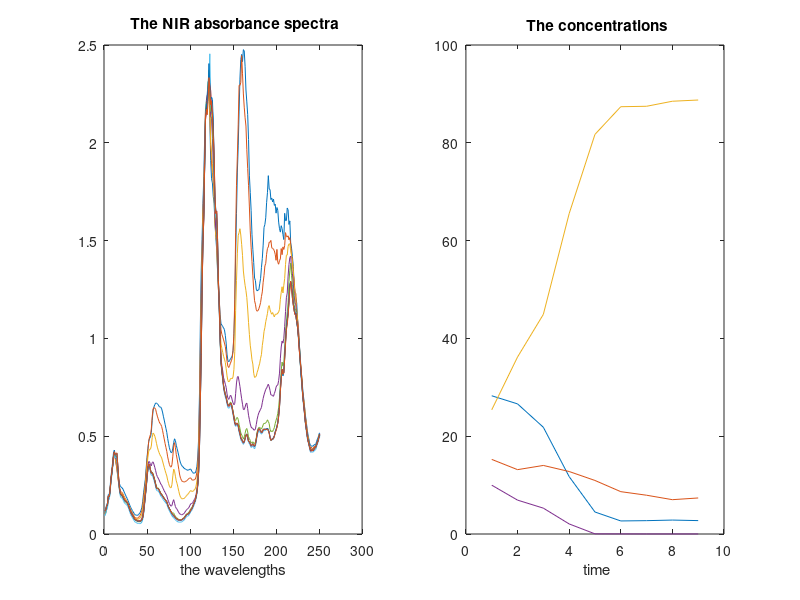

MATLAB code for this plot: (Note: this script raises an error after producing the figure.)
clc
echo on

% keywords: demo
% This is a basic demo on using the PLS algorithm for calibration of
% NIR spectral data. The demonstration data is real, measured from
% three chemical batch reactions, each containing  the same reactants
% with different initial concentrations. Samples of the reactants are
% taken and analysed at nine time points during the reactions. At the
% same instants, the NIR spectra of the reacting liquids are measured.

% The aim here is to be able to calibrate the relationship between
% the spectra and concentrations. Such a calibration enables us to
% calculate the concentrations directly from the measured spectra,
% thus saving further chemical analyses.


pause, clc % press any key to continue ...


% We demonstrate the calibration and prediction of new concentrations
% by modeling the spectra/concentrations relations using two of the
% batch reactions only. The concentrations of the third batch are then
% calculated by the PLS model and compared with the analysed values.

% As a preliminary way of selecting a correct dimension (number of
% principal components) for the PLS model we plot the spectra x of the
% first two batches and the corresponding spectra reconstructed from the
% first (PLS) principal components. For other ways of selecting
% the dimension and further analysis of this case see DEMONIR2.


pause, clc % press any key to continue ...


% First load the data:

% spectra x1 x2 x3 and the respective concentration
% matrices y1 y2 y3

 load nirdemo




% To have a look at our data, let us plot the spectra and
% concentrations of the first batch


pause, clc % press any key to continue ...


           % See the plots in Figure 1
echo off
 subplot(121); plot(1:251,x1,'-');
 title(' The NIR absorbance spectra'), xlabel('the wavelengths')

 time = 1:9;
 subplot(122); plot(time,y1,'-');
 title(' The concentrations'), xlabel(' time')
 pause
 subplot
 clc

echo on


% There are 251 different wavelengths in each spectra -
% rather too much, both for the speed and memory of a PC, and for
% the purpose of calibration. We do a truncation by averaging
% the spectra over 5 adjacent wavelengths
% First form the calibration matrices

%        xx = [x1;x2];    and    yy = [y1;y2];



% then use the utility   x = contract(xx',5);x=x';  (wait a little):

echo off

 xx = [x1;x2];  yy = [y1;y2];
 clear x1 x2
 x  = contract(xx',5);x=x';

echo on

pause, clc %press any key to continue ...


% Now the spectra have only 50 wavelength variables,
% we compute the PLS matrices for the dimensions 1,...,6 using
% the command [t,p,q,w] = pls(x,yy,6);

% wait again ...

echo off

 i=1:50;
 [t,p,q,w] = pls(x,yy,6);

echo on


% Let us now look how well the principal components t and p
% approximate the spectra in x.  We should approximately have
% x = t(:,dim)*p(:,dim)''. Try the first two dimensions, i.e.
% dim = 1:2

pause, clc % press any key to continue ...


           % See the plots in Figure 1

echo off

 dim = 1:2;
 plot(i,t(:,dim)*p(:,dim)','-',i,x,'--')
 title(' original spectra (-) and the spectra (--) constructed by 2 dimensions')
 pause

echo on

% well, the fit is not too fine, let us take dim = 1:5


pause  % press any key to continue ...



           % See the plots in Figure 1
echo off

 dim = 1:5;
 plot(i,t(:,dim)*p(:,dim)','-',i,x,'--')
 title(' original spectra (-) and the spectra (--) constructed by 5 dimensions')

pause

echo on

% Now the fit seems rather good, let us make the PLS-prediction
% with dimension 5 for the concentrations of the third batch:
% (remember to contract the spectra of x3, too!)

pause, clc % press any key to continue ...

% truncating ...


           % See the plots in Figure 1
echo off
 x3 = contract(x3',5);x3=x3';

 yhat3 = plspred(x3,p,q,w,5);
 plot(time,y3(time,:),'-',time,yhat3(time,:),'--'),
 title( 'concentration data (-)/prediction (--), PLS dimension 5 ') , pause

echo on
% The fit seems OK, let us still try the same using only dimension
% 2 for the model:

pause, clc % press any key to continue ...


           % See the plots in Figure 1
echo off

 yhat3 = plspred(x3,p,q,w,2);

 plot(time,y3(time,:),'-',time,yhat3(time,:),'--'),
 title( 'concentration data (-)/prediction (--), PLS dimension 2 ')

clc

